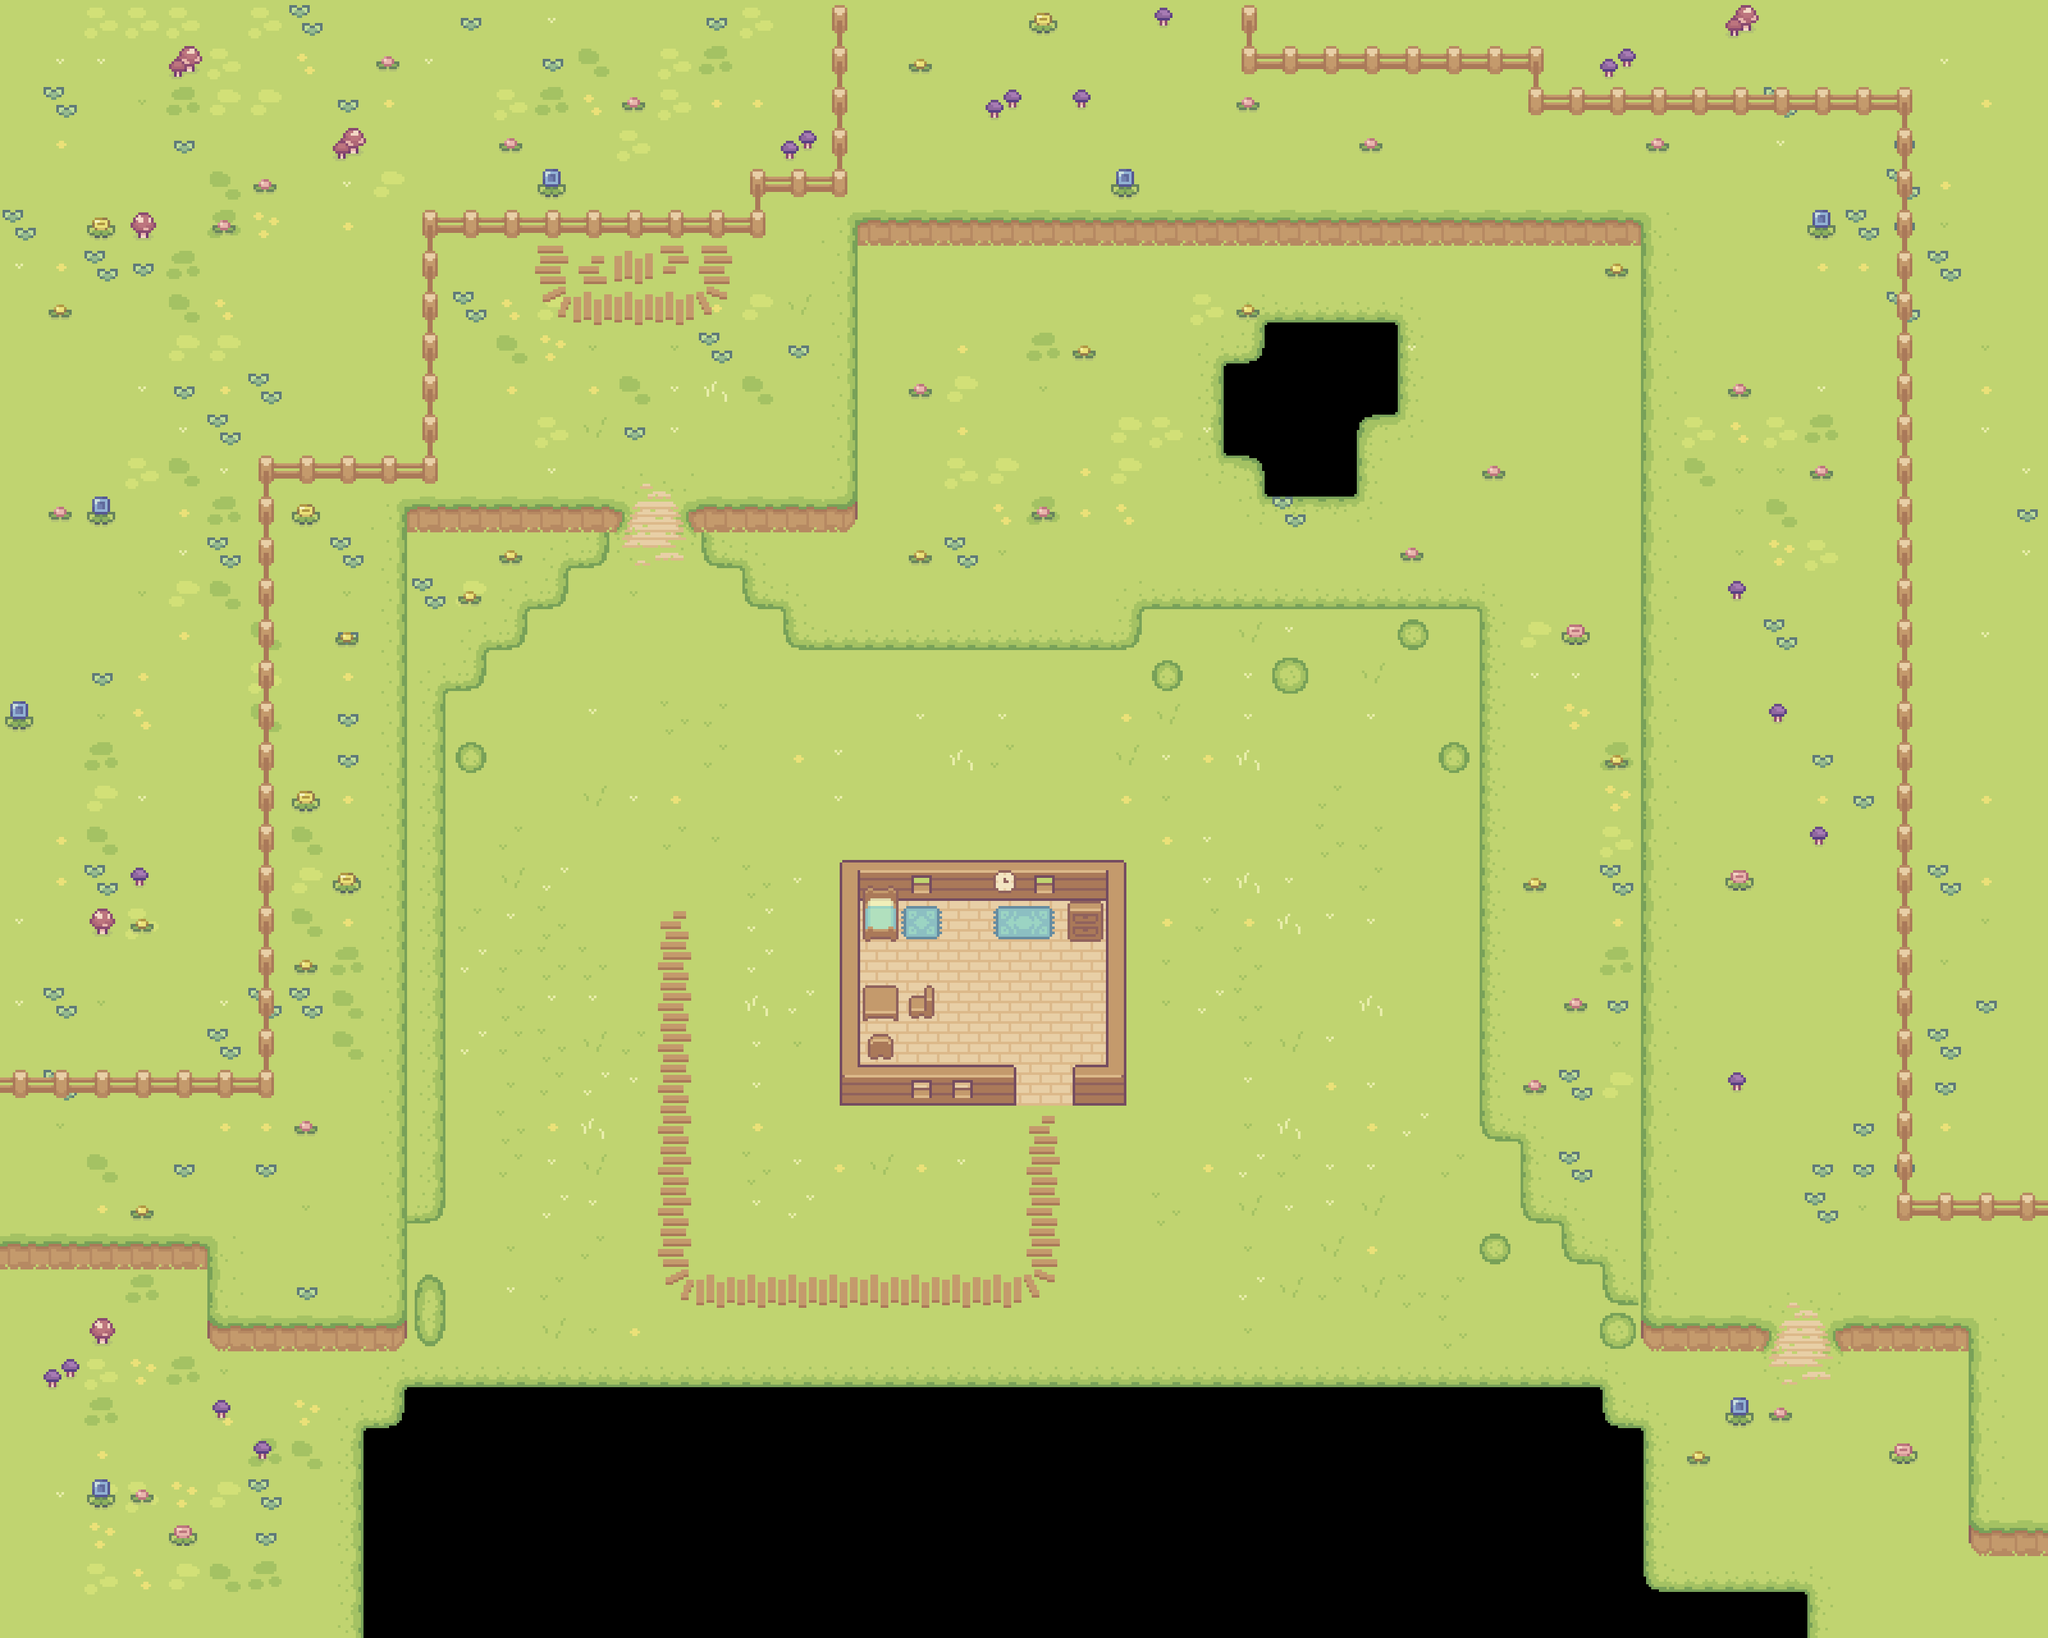

A 2D game scene composited from a Tiled map and its tileset images. What follows is a short description and the map's XML, with each tile layer's data collapsed to a summary:
An orthogonal 50x40 tile map with 64x64 px tiles, 9 tile layers (Ground, Forest Grass, Outside Decoration, Hills, ...), 3 hidden layers not drawn, 10 tilesets and 150 objects (41x decor, 17x Small, 13x Large, Start, Trader, ...).

<map version="1.8" tiledversion="1.8.6" orientation="orthogonal" renderorder="right-down" width="50" height="40" tilewidth="64" tileheight="64" infinite="0" nextlayerid="19" nextobjectid="272">
 <tileset firstgid="1" source="Tilesets/Grass.tsx" />
 <tileset firstgid="81" source="Tilesets/Hills.tsx" />
 <tileset firstgid="117" source="Tilesets/Fences.tsx" />
 <tileset firstgid="133" source="Tilesets/Plant Decoration.tsx" />
 <tileset firstgid="143" source="Tilesets/Objects.tsx" />
 <tileset firstgid="153" source="Tilesets/Paths.tsx" />
 <tileset firstgid="169" source="Tilesets/interaction.tsx" />
 <tileset firstgid="171" source="Tilesets/Water.tsx" />
 <tileset firstgid="172" source="Tilesets/House.tsx" />
 <tileset firstgid="207" source="Tilesets/House Decoration.tsx" />
 <layer id="2" name="Water" width="50" height="40" visible="0">
  <data>[2000 cells, 269 non-empty, 1 distinct tile ids]</data>
 </layer>
 <layer id="1" name="Ground" width="50" height="40">
  <data>[2000 cells, 1800 non-empty, 13 distinct tile ids]</data>
 </layer>
 <layer id="5" name="Forest Grass" width="50" height="40">
  <data>[2000 cells, 582 non-empty, 36 distinct tile ids]</data>
 </layer>
 <layer id="6" name="Outside Decoration" width="50" height="40">
  <data>[2000 cells, 105 non-empty, 16 distinct tile ids]</data>
 </layer>
 <layer id="3" name="Hills" width="50" height="40">
  <data>[2000 cells, 119 non-empty, 13 distinct tile ids]</data>
 </layer>
 <layer id="4" name="Fence" width="50" height="40">
  <data>[2000 cells, 96 non-empty, 7 distinct tile ids]</data>
 </layer>
 <layer id="16" name="HouseFloor" width="50" height="40">
  <data>[2000 cells, 29 non-empty, 1 distinct tile ids]</data>
 </layer>
 <layer id="15" name="HouseWalls" width="50" height="40">
  <data>[2000 cells, 23 non-empty, 11 distinct tile ids]</data>
 </layer>
 <layer id="18" name="HouseFurnitureBottom" width="50" height="40">
  <data>[2000 cells, 3 non-empty, 3 distinct tile ids]</data>
 </layer>
 <layer id="17" name="HouseFurnitureTop" width="50" height="40">
  <data>[2000 cells, 7 non-empty, 7 distinct tile ids]</data>
 </layer>
 <objectgroup id="9" name="Trees">
  <object id="179" name="Large" gid="148" x="1270" y="906" width="96" height="124" />
  <object id="180" name="Large" gid="148" x="1352" y="462" width="96" height="124" />
  <object id="181" name="Large" gid="148" x="1664" y="816" width="96" height="124" />
  <object id="182" name="Large" gid="148" x="2192" y="708" width="96" height="124" />
  <object id="183" name="Large" gid="148" x="2466" y="442" width="96" height="124" />
  <object id="184" name="Large" gid="148" x="2058" y="424" width="96" height="124" />
  <object id="185" name="Large" gid="148" x="2380" y="1032" width="96" height="124" />
  <object id="186" name="Large" gid="148" x="2358" y="1596" width="96" height="124" />
  <object id="187" name="Large" gid="148" x="2452" y="1774" width="96" height="124" />
  <object id="188" name="Large" gid="148" x="2440" y="1322" width="96" height="124" />
  <object id="189" name="Large" gid="148" x="1840" y="846" width="96" height="124" />
  <object id="190" name="Large" gid="148" x="1652" y="444" width="96" height="124" />
  <object id="191" name="Large" gid="148" x="1686" y="532" width="96" height="124" />
  <object id="192" name="Small" gid="149" x="1388" y="504" width="56" height="116" />
  <object id="193" name="Small" gid="149" x="1632" y="876" width="56" height="116" />
  <object id="194" name="Small" gid="149" x="1630" y="502" width="56" height="116" />
  <object id="195" name="Small" gid="149" x="2028" y="454" width="56" height="116" />
  <object id="196" name="Small" gid="149" x="2254" y="800" width="56" height="116" />
  <object id="197" name="Small" gid="149" x="2468" y="546" width="56" height="116" />
  <object id="198" name="Small" gid="149" x="2380" y="514" width="56" height="116" />
  <object id="199" name="Small" gid="149" x="2460" y="836" width="56" height="116" />
  <object id="200" name="Small" gid="149" x="2340" y="854" width="56" height="116" />
  <object id="201" name="Small" gid="149" x="2440" y="1092" width="56" height="116" />
  <object id="202" name="Small" gid="149" x="2420" y="1358" width="56" height="116" />
  <object id="203" name="Small" gid="149" x="2422" y="1274" width="56" height="116" />
  <object id="204" name="Small" gid="149" x="2414" y="1602" width="56" height="116" />
  <object id="205" name="Small" gid="149" x="2476" y="1516" width="56" height="116" />
  <object id="206" name="Small" gid="149" x="2358" y="1460" width="56" height="116" />
  <object id="207" name="Small" gid="149" x="2416" y="1860" width="56" height="116" />
  <object id="208" name="Small" gid="149" x="670" y="886" width="56" height="116" />
 </objectgroup>
 <objectgroup id="10" name="Decoration">
  <object id="139" type="decor" gid="147" x="650.167" y="1025.83" width="56" height="112" />
  <object id="140" type="decor" gid="147" x="732.167" y="881.833" width="56" height="112" />
  <object id="141" type="decor" gid="147" x="820.167" y="859.833" width="56" height="112" />
  <object id="142" type="decor" gid="143" x="1360.17" y="645.833" width="64" height="60" />
  <object id="143" type="decor" gid="143" x="1490.17" y="473.833" width="64" height="60" />
  <object id="144" type="decor" gid="143" x="1426.17" y="921.833" width="64" height="60" />
  <object id="145" type="decor" gid="143" x="1512.17" y="751.833" width="64" height="60" />
  <object id="146" type="decor" gid="143" x="2096.17" y="889.833" width="64" height="60" />
  <object id="147" type="decor" gid="143" x="2424.17" y="649.833" width="64" height="60" />
  <object id="148" type="decor" gid="143" x="2164.17" y="461.833" width="64" height="60" />
  <object id="149" type="decor" gid="143" x="2286.17" y="417.833" width="64" height="60" />
  <object id="150" type="decor" gid="143" x="2350.17" y="1101.83" width="64" height="60" />
  <object id="151" type="decor" gid="143" x="2335.5" y="1684.5" width="64" height="60" />
  <object id="152" type="decor" gid="143" x="2472.17" y="1385.83" width="64" height="60" />
  <object id="153" type="decor" gid="143" x="2420.17" y="907.833" width="64" height="60" />
  <object id="154" type="decor" gid="143" x="1396.17" y="779.833" width="64" height="60" />
  <object id="155" type="decor" gid="143" x="2186.17" y="833.833" width="64" height="60" />
  <object id="156" type="decor" gid="143" x="1692.17" y="983.833" width="64" height="60" />
  <object id="157" type="decor" gid="150" x="1603.84" y="538.166" width="44" height="48" />
  <object id="158" type="decor" gid="150" x="1816.5" y="704.833" width="44" height="48" />
  <object id="159" type="decor" gid="150" x="2186.84" y="745.5" width="44" height="48" />
  <object id="160" type="decor" gid="150" x="2405.84" y="686.5" width="44" height="48" />
  <object id="161" type="decor" gid="150" x="2393.17" y="1120.83" width="44" height="48" />
  <object id="162" type="decor" gid="150" x="2502.5" y="1418.5" width="44" height="48" />
  <object id="163" type="decor" gid="150" x="2390.17" y="1642.16" width="44" height="48" />
  </objectgroup>
 <objectgroup id="12" name="Player">
  <!-- 62 objects omitted --></objectgroup>
 <objectgroup id="7" name="Objects">
  <!-- 59 objects omitted --></objectgroup>
 <layer id="14" name="Collision" width="50" height="40" visible="0">
  <data>[2000 cells, 165 non-empty, 1 distinct tile ids]</data>
 </layer>
 <layer id="13" name="Farmable" width="50" height="40" visible="0">
  <data>[2000 cells, 376 non-empty, 1 distinct tile ids]</data>
 </layer>
</map>
<!-- 95 of 150 objects omitted -->